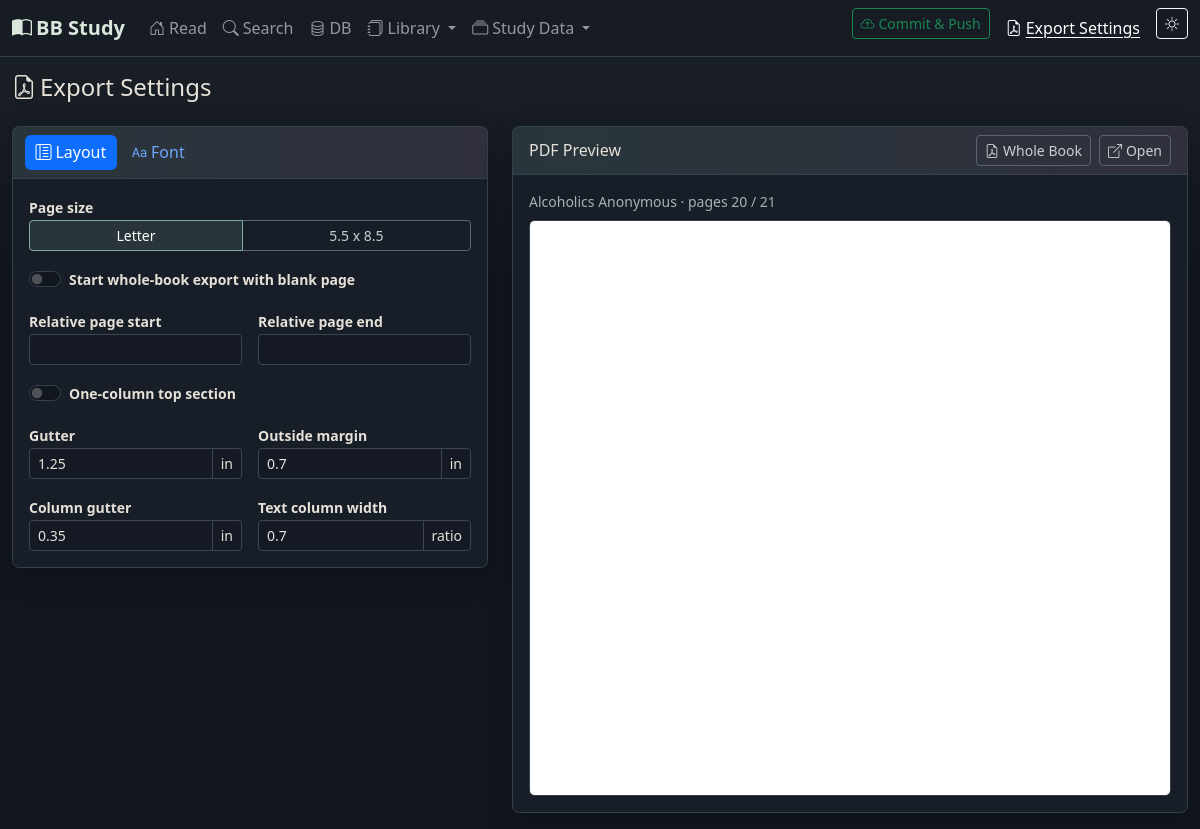
The app's page /settings, older data.
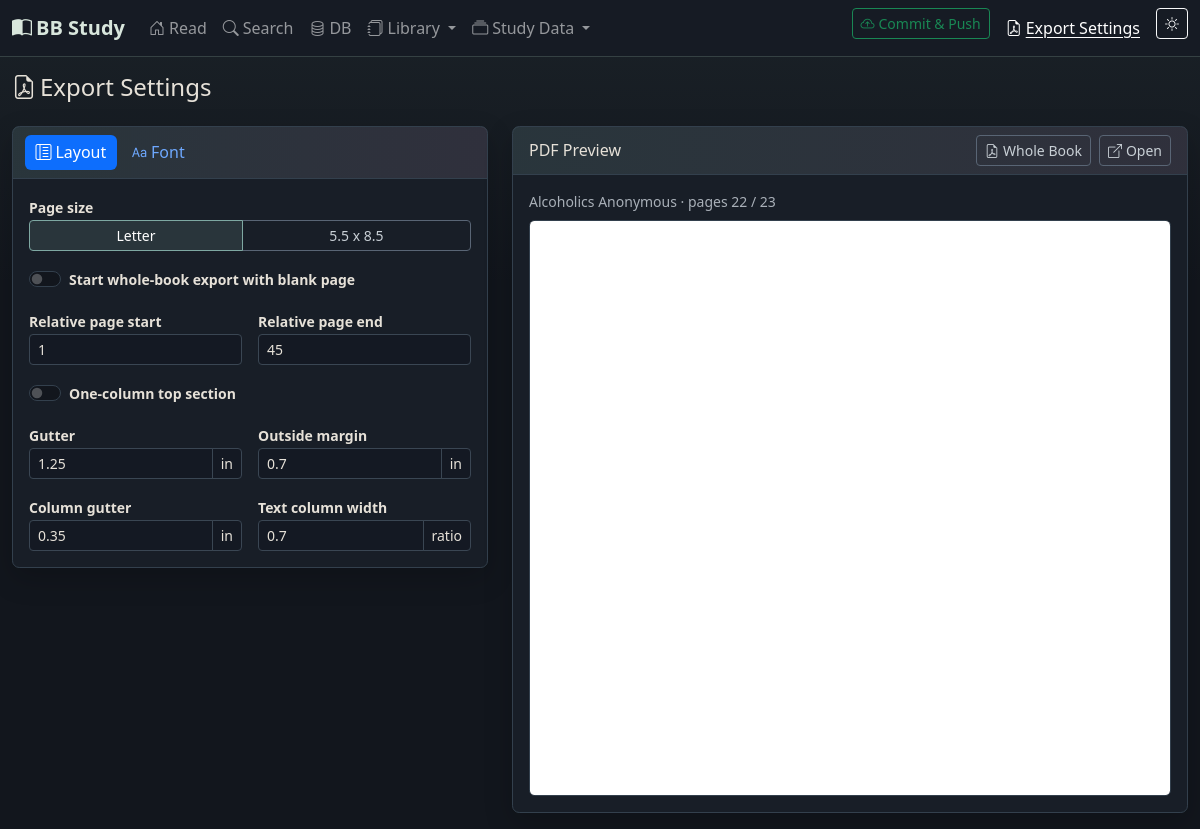
The same page, newer data.
### app/models.py (models this page shows, shortened)
class Setting(db.Model):
    __tablename__ = 'settings'
    id = db.Column(db.Integer, primary_key=True)
    key = db.Column(db.String(100), unique=True, nullable=False)
    value = db.Column(db.Text, default='')

class Book(db.Model):
    __tablename__ = 'books'
    id = db.Column(db.Integer, primary_key=True)
    title = db.Column(db.String(500), nullable=False)
    author = db.Column(db.String(300))
    isbn = db.Column(db.String(50))
    publisher = db.Column(db.String(300))
    publish_date = db.Column(db.String(50))
    edition = db.Column(db.String(100))
    notes = db.Column(db.Text)
    pdf_path = db.Column(db.String(1000))
    is_primary = db.Column(db.Boolean, default=False)
    created_at = db.Column(db.DateTime, default=datetime.utcnow)
    book_content = db.relationship('BookContent', backref='book', lazy=True, cascade='all, delete-orphan')
    table_of_contents = db.relationship('BookTableOfContents', backref='book', lazy=True, cascade='all, delete-orphan')
    commentaries = db.relationship('Commentary', backref='book', lazy=True, cascade='all, delete-orphan')

### app/routes/main.py (the view, shortened to what this page needs)
@main_bp.route('/settings', methods=['GET', 'POST'])
def settings():
    theme = get_theme()
    export_settings = get_export_setting_values()
    preview_book = get_current_book()
    preview_page = (
        get_book_page(preview_book.id, get_current_page()) if preview_book else get_current_page()
    )
    preview_pages = build_preview_pages(preview_book, preview_page)
    preview_pdf_url = (
        url_for('main.export_page_spread_pdf', book_id=preview_book.id, page=preview_page)
        if preview_pages else None
    )
    return render_template('settings.html', theme=theme,
                           export_settings=export_settings,
                           export_page_size_profile_prefixes=EXPORT_PAGE_SIZE_PROFILE_PREFIXES,
                           preview_book=preview_book,
                           preview_page=preview_page,
                           preview_pdf_url=preview_pdf_url,
                           preview_pages=preview_pages)

### app/templates/settings.html (shortened to what this page needs)
{% extends 'base.html' %}
{% block content %}
<div class="export-settings-page">
  <h4 class="mb-4"><i class="bi bi-file-earmark-pdf me-1"></i>Export Settings</h4>
  <div class="row g-4 align-items-start">
    <div class="col-12 col-xl-5 col-xxl-4">
      <div class="card mb-4">
        <div class="card-header export-settings-tab-header">
          <ul class="nav nav-pills nav-sm gap-1" id="exportSettingsTabs" role="tablist">
            <li class="nav-item" role="presentation">
              <button class="nav-link active" id="layoutSettingsTab" data-bs-toggle="tab" data-bs-target="#layoutSettingsPane" type="button" role="tab">
                <i class="bi bi-layout-text-sidebar-reverse me-1"></i>Layout
              </button>
            </li>
            <li class="nav-item" role="presentation">
              <button class="nav-link" id="fontSettingsTab" data-bs-toggle="tab" data-bs-target="#fontSettingsPane" type="button" role="tab">
                <i class="bi bi-type me-1"></i>Font
              </button>
            </li>
          </ul>
        </div>
        <div class="card-body tab-content">
          <div class="tab-pane fade show active" id="layoutSettingsPane" role="tabpanel" aria-labelledby="layoutSettingsTab">
            <div class="row g-3">
              <div class="col-12">
                <label class="form-label small fw-semibold">Page size</label>
                <div class="btn-group btn-group-sm d-flex" role="group" aria-label="Export page size">
                  <label class="btn btn-outline-secondary" for="exportPageSizeLetter">Letter</label>
                  <label class="btn btn-outline-secondary" for="exportPageSizeHalfLetter">5.5 x 8.5</label>
                </div>
              </div>
              <div class="col-12">
                <div class="form-check form-switch">
                  <input class="form-check-input export-setting-input" type="checkbox" role="switch"
                         id="exportIncludeStartBlankPage" data-setting-key="export_include_start_blank_page" value="1"
                         {% if export_settings.export_include_start_blank_page in ['1', 'true', 'on'] %}checked{% endif %}>
                  <label class="form-check-label small fw-semibold" for="exportIncludeStartBlankPage">
                    Start whole-book export with blank page
                  </label>
                </div>
              </div>
              <div class="col-sm-6">
                <label class="form-label small fw-semibold" for="exportRelativePageStart">Relative page start</label>
                <input class="form-control form-control-sm export-setting-input" id="exportRelativePageStart" type="number" min="1" step="1"
                       data-setting-key="export_relative_page_start" value="{{ export_settings.export_relative_page_start }}">
              </div>
              <div class="col-sm-6">
                <label class="form-label small fw-semibold" for="exportRelativePageEnd">Relative page end</label>
                <input class="form-control form-control-sm export-setting-input" id="exportRelativePageEnd" type="number" min="1" step="1"
                       data-setting-key="export_relative_page_end" value="{{ export_settings.export_relative_page_end }}">
              </div>
              <div class="col-12">
                <div class="form-check form-switch">
                  <input class="form-check-input export-setting-input" type="checkbox" role="switch"
                         id="exportOneColumnTop" data-setting-key="export_one_column_top" value="1"
                         {% if export_settings.export_one_column_top in ['1', 'true', 'on'] %}checked{% endif %}>
                  <label class="form-check-label small fw-semibold" for="exportOneColumnTop">
                    One-column top section
                  </label>
                </div>
              </div>
              <div class="col-sm-6">
                <label class="form-label small fw-semibold" for="exportInsideMargin">Gutter</label>
                <div class="input-group input-group-sm">
                  <input class="form-control export-setting-input" id="exportInsideMargin" type="number" min="0.1" max="2" step="0.05"
                         data-setting-key="export_inside_margin" value="{{ export_settings.export_inside_margin }}">
                  <span class="input-group-text">in</span>
                </div>
              </div>
              <div class="col-sm-6">
                <label class="form-label small fw-semibold" for="exportOutsideMargin">Outside margin</label>
                <div class="input-group input-group-sm">
                  <input class="form-control export-setting-input" id="exportOutsideMargin" type="number" min="0.1" max="2" step="0.05"
                         data-setting-key="export_outside_margin" value="{{ export_settings.export_outside_margin }}">
                  <span class="input-group-text">in</span>
                </div>
              </div>
              <div class="col-sm-6">
                <label class="form-label small fw-semibold" for="exportColumnGutter">Column gutter</label>
                <div class="input-group input-group-sm">
                  <input class="form-control export-setting-input" id="exportColumnGutter" type="number" min="0.05" max="1" step="0.05"
                         data-setting-key="export_column_gutter" value="{{ export_settings.export_column_gutter }}">
                  <span class="input-group-text">in</span>
                </div>
              </div>
              <div class="col-sm-6">
                <label class="form-label small fw-semibold" for="exportTextRatio">Text column width</label>
                <div class="input-group input-group-sm">
                  <input class="form-control export-setting-input" id="exportTextRatio" type="number" min="0.45" max="0.85" step="0.01"
                         data-setting-key="export_text_ratio" value="{{ export_settings.export_text_ratio }}">
                  <span class="input-group-text">ratio</span>
                </div>
              </div>
            </div>
          </div>
        </div>
      </div>
    </div>
    <div class="col-12 col-xl-7 col-xxl-8">
      <div class="card">
        <div class="card-header d-flex align-items-center justify-content-between gap-3">
          <span>PDF Preview</span>
          {% if preview_pdf_url %}
          <div class="d-flex align-items-center gap-2">
            <a class="btn btn-sm btn-outline-secondary" id="exportWholeBookLink"
               href="{{ url_for('main.export_book_pdf', book_id=preview_book.id) }}"
               data-base-url="{{ url_for('main.export_book_pdf', book_id=preview_book.id) }}"
               target="_blank" rel="noopener">
              <i class="bi bi-file-earmark-pdf me-1"></i>Whole Book
            </a>
            <a class="btn btn-sm btn-outline-secondary" href="{{ preview_pdf_url }}" target="_blank" rel="noopener">
              <i class="bi bi-box-arrow-up-right me-1"></i>Open
            </a>
          </div>
          {% endif %}
        </div>
        <div class="card-body">
          {% if preview_pdf_url %}
            <div class="text-muted small mb-2">
              {{ preview_book.title }} · pages {{ preview_pages|map(attribute='page')|join(' / ') }}
            </div>
            <iframe class="export-pdf-preview"
                    src="{{ preview_pdf_url }}"
                    title="PDF export preview pages {{ preview_pages|map(attribute='page')|join(' / ') }}"></iframe>
          {% else %}
            <div class="text-muted small">Select a book on the Read page to preview the current export.</div>
          {% endif %}
        </div>
      </div>
    </div>
  </div>
</div>
{% endblock %}

### app/templates/base.html (shortened to what this page needs)
<!doctype html>
<html lang="en" data-bs-theme="{{ theme }}">
<head>
  <link rel="stylesheet" href="{{ url_for('static', filename='vendor/bootstrap/css/bootstrap.min.css') }}">
  <link rel="stylesheet" href="{{ url_for('static', filename='vendor/bootstrap-icons/font/bootstrap-icons.min.css') }}">
  <link rel="stylesheet" href="{{ url_for('static', filename='css/style.css') }}">
</head>
<body>
<nav class="navbar navbar-expand-lg navbar-dark bg-dark border-bottom border-secondary">
  <div class="container-fluid">
    <a class="navbar-brand fw-bold" href="{{ url_for('main.index') }}">
      <i class="bi bi-book-half me-1"></i>BB Study
    </a>
    <div class="collapse navbar-collapse" id="navbarMain">
      <ul class="navbar-nav me-auto mb-2 mb-lg-0">
        <li class="nav-item">
          <a class="nav-link {% if request.endpoint == 'main.index' %}active{% endif %}"
             href="{{ url_for('main.index') }}"><i class="bi bi-house-door me-1"></i>Read</a>
        </li>
        <li class="nav-item">
          <a class="nav-link {% if request.endpoint == 'main.search' %}active{% endif %}"
             href="{{ url_for('main.search') }}"><i class="bi bi-search me-1"></i>Search</a>
        </li>
        <li class="nav-item">
          <a class="nav-link {% if request.endpoint == 'main.db_browser' %}active{% endif %}"
             href="{{ url_for('main.db_browser') }}"><i class="bi bi-database me-1"></i>DB</a>
        </li>
        <li class="nav-item dropdown">
          <a class="nav-link dropdown-toggle {% if request.endpoint in ['main.books', 'main.pamphlets'] %}active{% endif %}"
             href="#" role="button" data-bs-toggle="dropdown" aria-expanded="false">
            <i class="bi bi-journals me-1"></i>Library
          </a>
        </li>
        <li class="nav-item dropdown">
          <a class="nav-link dropdown-toggle {% if request.endpoint in ['main.dictionary', 'main.topics', 'main.references', 'main.commentary', 'main.sources'] %}active{% endif %}"
             href="#" role="button" data-bs-toggle="dropdown" aria-expanded="false">
            <i class="bi bi-collection me-1"></i>Study Data
          </a>
        </li>
      </ul>
      <ul class="navbar-nav ms-auto">
        <li class="nav-item me-2">
          <button class="btn btn-sm btn-outline-success" id="gitPublishBtn"
                  type="button" title="Commit all changes and push to origin">
            <i class="bi bi-cloud-arrow-up me-1"></i><span>Commit &amp; Push</span>
          </button>
        </li>
        <li class="nav-item">
          <a class="nav-link {% if request.endpoint == 'main.settings' %}active{% endif %}"
             href="{{ url_for('main.settings') }}"><i class="bi bi-file-earmark-pdf me-1"></i>Export Settings</a>
        </li>
        <li class="nav-item ms-2">
          <button class="btn btn-sm btn-outline-light" id="themeToggleBtn" title="Toggle light/dark mode">
            <i class="bi {% if theme == 'dark' %}bi-sun{% else %}bi-moon-stars{% endif %}"></i>
          </button>
        </li>
      </ul>
    </div>
  </div>
</nav>
<main class="container-fluid py-3">
  {% block content %}{% endblock %}
</main>
</body>
</html>

Row changes from the older to the newer data that the page shows:
now on this page (row edited): Setting: export_relative_page_end "45"
Text that changed along with them:
form field export_relative_page_start: (not shown) → "1"
{{ preview_pages|map(attribute='page')|join(' / ') }}: "20 / 21" → "22 / 23"
